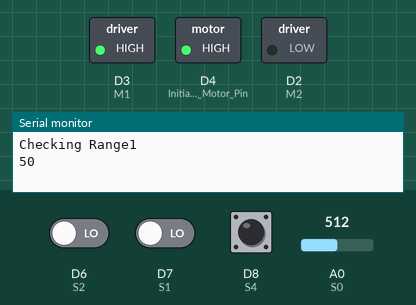
A sketch run on a simulated ESP8266 (Wemos D1 mini). Parts: switched loads named in the sketch (green lamp = pin HIGH), the last lines printed to the serial monitor. Inputs (shaded band) come from the test bench; at power-on: D8 (S4) LOW, D6 (S2) LOW, D7 (S1) LOW, A0 (S0) = 512.

Above: at 0.1 s.
At 11.2 s:
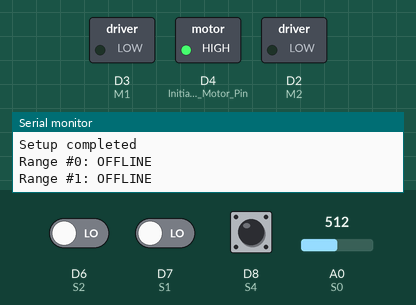
11.3 s: D8 (S4) driven HIGH
At 13.4 s:
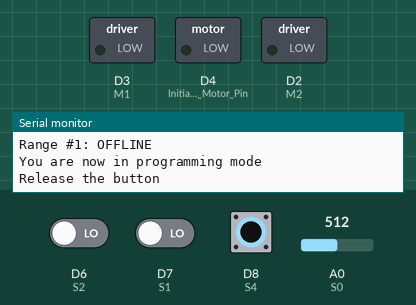
13.8 s: D8 (S4) driven LOW
15.3 s: D8 (S4) pulsed HIGH 2 times (0.12 s each, 0.3 s apart)
17.8 s: D8 (S4) pulsed HIGH 5 times (0.12 s each, 0.3 s apart)
Timing chart, 0 to 20.8 s (numbered marks = the images above; inputs shaded):
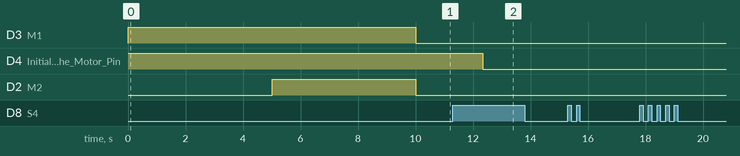

Measured:
- after the input at 11.3 s, D4 (Initialize_the_Motor_Pin): HIGH → LOW after 1.0 s

The sketch:

Working.ino
```cpp
/*
 WeMOS Shooting Range by Seth Loh (https://github.com/lackdaz)
 Project details: https://github.com/lackdaz/RBG-Range
*/

/* Include Libraries here */
#include <IRremoteESP8266.h>

/* Pin Definitions */

/* Range 1 */
#define S1 D7
#define M1 D3

/* Range 2 */
#define S2 D6
#define M2 D2

/* Range 3 */
//#define S3 D5
//#define M3 D1

/* Programming Switch*/
#define S0 A0 // Programming Button Pin

/* Override Switch*/
#define S4 D8

/* Infra-red Sensor */
#define IR_PIN D5 // IR signal pin

IRrecv irrecv(IR_PIN);
decode_results results;

unsigned long CurrentValue = 0;
unsigned long StoredCode = 0;

//int SPDTState = 0;         // variable for reading the pushbutton status
//int progState = 0;         // variable for reading the pushbutton status

const int rangeNum = 2;
byte pressNum = 0;

int progState = 1;         //set default buttonstate to off
int RecordState = 0;         //is the reciever in record mode
int outputState = 1;         //is the output on or off
int overrideState = 0;      //override state set to off

bool overrideButtonState = false;
bool prevOverrideState = true;

byte limit[rangeNum] = {S1, S2};
byte motor[rangeNum] = {M1, M2};
bool active[rangeNum] = {M1, M2};

unsigned long IRcode[3];

bool range_check(byte x){
  int SPDTState = digitalRead(limit[x]);
  Serial.print("Checking Range");
  Serial.println(x+1);
  unsigned long start = millis();

  while (SPDTState == LOW){
    SPDTState = digitalRead(limit[x]);
    digitalWrite(motor[x], HIGH); //flag this!
    delay(50);
    int elapsed = millis() - start;
    Serial.println(elapsed);
    if (elapsed > 5000) {
      return false;
    }
  }
  while (SPDTState == HIGH) {
    SPDTState = digitalRead(limit[x]);
    delay(50);
  }
  digitalWrite(motor[x], LOW);
  delay(1000);
  return true;
}

void range_reset(byte x){

if (active[x] == false) {
  Serial.print("Error: Range");
  Serial.print(x+1);
  Serial.println(" is offline!");
  return;
}

int SPDTState = digitalRead(limit[x]);

      Serial.print("Range ");
      Serial.println(x+1);
      Serial.println(" Motor is moving");

  while (SPDTState == LOW){
      SPDTState = digitalRead(limit[x]);
      digitalWrite(motor[x], HIGH); //flag this!
      delay(50);
    }

      Serial.println("Clearing Obstacle");

    //when the arm hits the flap
    while (SPDTState == HIGH) {
      //keep reading until the flap closes
      SPDTState = digitalRead(limit[x]);
      delay(50);
    }
      digitalWrite(motor[x], LOW);
      //outputState = 0;
      //Serial.print("outputState=");
      //Serial.println(outputState);
      delay(50);
      Serial.print("Range ");
      Serial.print(x+1);
      Serial.println(" Completed!");
}

void blinkX(byte &x) {
  for (byte i = 0; i < x; i++) {
    digitalWrite(LED_BUILTIN, LOW);
    delay(500);
    digitalWrite(LED_BUILTIN, HIGH);
    delay(1000);
  }
}

bool checkOverrideButton() {
//  Serial.println(digitalRead(S4));
  if (digitalRead(S4)){
    prevOverrideState = false;
    return true;
  }
  else {
    return false;
  }
}

bool checkProgButton() {
//  Serial.println(analogRead(S0));
  if (analogRead(S0) < 500){
    return true;
  }
  else return false;
}

void programmingMode() {
  digitalWrite(LED_BUILTIN, LOW);
  bool ledState = digitalRead(LED_BUILTIN);
  byte progNum = 0;
  while (ledState == LOW) {
    Serial.println("Release the button");
    while (checkOverrideButton()){
      delay(10);
    }
    Serial.println("Please click range #");
    while (!checkOverrideButton()){
      delay(10);
    }
    if (checkOverrideButton()){
      unsigned long start = millis();
      unsigned long elapsed = 0;
      while (elapsed < 1000) {
        elapsed = millis() - start;
        delay(10);
        if (!checkOverrideButton() && (!prevOverrideState)) {
          progNum++;
          prevOverrideState = true;
        }
      }
      Serial.print("Programming Range # ");
      Serial.println(progNum);
      if (!progNum) {
        Serial.println("Error! Please Try Again");
        break;
      }
      byte index = progNum - 1;
      if (!active[index]) {
        Serial.println("Error! Inactive range cannot be programmed");

        break;
      }
      bool listenSuccess = false;
      listenSuccess = listenIR(index);
      digitalWrite(LED_BUILTIN, HIGH);
      pressNum = 0;
      elapsed = 0;
      ledState = digitalRead(LED_BUILTIN);
    }
  }
  return;
}

bool listenIR(byte rangeProgNum) {
  unsigned long start = millis();
  unsigned long elapsed = 0;
  while (!irrecv.decode(&results) && elapsed < 10000) {
    irrecv.resume();
    delay(300);
    if (irrecv.decode(&results)) {
      Serial.print("Signal detected!");
      Serial.println(results.value);
      CurrentValue = (results.value);

      // if the record mode is activated store the current value as the programed value
      Serial.print("Saving to");
      Serial.println(rangeProgNum);
      IRcode[rangeProgNum] = CurrentValue; // temporary
      Serial.println(IRcode[rangeProgNum]);  //displays stored code for reference
      delay(1000);
      irrecv.resume();
      return true;
    }
    elapsed = millis() - start;
//    Serial.println(elapsed);
  }
  Serial.println("No IR input detected");
  return false;
}

/* SETUP */

void setup() {
  Serial.begin(9600);
  pinMode(S1, INPUT);         // Initialize the SPDT pin as an input
  pinMode(S2, INPUT);         // Initialize the SPDT pin as an input
  pinMode(M1, OUTPUT);  // Initialize the Motor 1 as an output
  pinMode(M2, OUTPUT);  // Initialize the Motor 2 as an output

  pinMode(S0, INPUT_PULLUP);       // Initialize the Programming Button pin as an input
  pinMode(S4, INPUT);         // Initialize the SPDT pin as an input

  pinMode(IR_PIN, INPUT);       // Initialize the Button pin as an input
  pinMode(LED_BUILTIN, OUTPUT);  // Initialize the Motor Pin 1 as an output

// Start the receiver
  irrecv.enableIRIn();

// due to the reverse logic of the Wemos LED, this turns it off
  digitalWrite(LED_BUILTIN, HIGH);
  digitalWrite(M1, LOW);
  digitalWrite(M2, LOW);

  for (byte i = 0; i < rangeNum; i++) {
    if (range_check(i)){
      active[i] = true;
    }
    else active[i] = false;
  }

  // to shut all motors
  digitalWrite(M1, LOW);
  digitalWrite(M2, LOW);
  //digitalWrite(M3, LOW);

  Serial.println("Setup completed");
  byte temp = 0;
  for (byte i = 0; i < rangeNum; i++) {
    if (active[i]){
      Serial.print("Range #");
      Serial.print(i);
      Serial.println(": ONLINE");
      temp++;
    }
    else {
      Serial.print("Range #");
      Serial.print(i);
      Serial.println(": OFFLINE");
    }
  }
  blinkX(temp);
}


void loop() {

// read the state of programming button
if (checkProgButton()){
  progState = true;
}
else progState = false;

// read the state of override button
if (checkOverrideButton()){
  unsigned long start = millis();
  unsigned long elapsed = 0;
  while (elapsed < 1000) {
    elapsed = millis() - start;
    delay(10);
//    Serial.print("Time Elapsed: ");
//    Serial.println(elapsed);
    if (!checkOverrideButton() && (!prevOverrideState)) {
      // if button was previously pressed, and just released
      pressNum++;
      prevOverrideState = true;
    }

  }
//  Serial.print("Press #");
//  Serial.println(pressNum);
  if (pressNum == 0) {
    Serial.println("You are now in programming mode");
    programmingMode();
    return;
  }
  else {
    range_reset(pressNum-1);
  }
  pressNum = 0;
}
else {
  ;
}

// if a signal is detected, store the value
if (irrecv.decode(&results)) {
  Serial.print("Signal detected!");
  Serial.println(results.value);
  CurrentValue = (results.value);

   // if the recieved value equals the programed value, then toggle the selected range
  for (byte i = 0; i < rangeNum ; i++) {
    if (active[i] == false) {
      continue;
    }
    Serial.print("Range #");
    Serial.print(i);
    Serial.print(":");
    if (IRcode[i] == CurrentValue) {
      Serial.print(IRcode[i]);
      Serial.println("(MATCHED)");
      range_reset(i);
      break;
    }
    Serial.println(IRcode[i]);
  }
  irrecv.resume();
  delay(300);
}
delay(50);
}


//if (progState == LOW){
//  Serial.println("Button Pressed!");
//
//  //wait for the button to be released
//  while (progState == LOW) {
//  if (analogRead(S0) > 500){
//    progState = true;
//    delay(50);
//
//  }
//    else progState = false;
//    delay(50);
//  }
//
//  //turn on the LED to indicate that record mode is on
//    digitalWrite(LED_BUILTIN, LOW);
//    RecordState = 1;
//}
```
